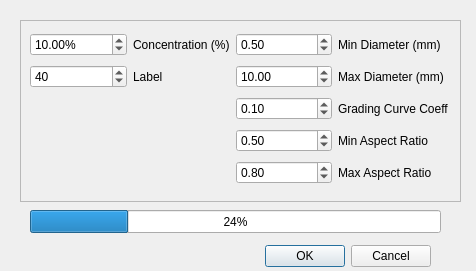
<?xml version="1.0" encoding="UTF-8"?>
<ui version="4.0">
 <class>twoPhaseModelDryCaseDialog</class>
 <widget class="QDialog" name="twoPhaseModelDryCaseDialog">
  <property name="geometry">
   <rect>
    <x>0</x>
    <y>0</y>
    <width>476</width>
    <height>271</height>
   </rect>
  </property>
  <property name="maximumSize">
   <size>
    <width>476</width>
    <height>271</height>
   </size>
  </property>
  <property name="windowTitle">
   <string>Two-Phase Model (Dry Case)</string>
  </property>
  <property name="locale">
   <locale language="English" country="UnitedStates"/>
  </property>
  <widget class="QDialogButtonBox" name="buttonBox">
   <property name="geometry">
    <rect>
     <x>90</x>
     <y>240</y>
     <width>341</width>
     <height>32</height>
    </rect>
   </property>
   <property name="orientation">
    <enum>Qt::Horizontal</enum>
   </property>
   <property name="standardButtons">
    <set>QDialogButtonBox::Cancel|QDialogButtonBox::Ok</set>
   </property>
  </widget>
  <widget class="QFrame" name="frame">
   <property name="geometry">
    <rect>
     <x>20</x>
     <y>20</y>
     <width>441</width>
     <height>182</height>
    </rect>
   </property>
   <property name="frameShape">
    <enum>QFrame::StyledPanel</enum>
   </property>
   <property name="frameShadow">
    <enum>QFrame::Sunken</enum>
   </property>
   <widget class="QWidget" name="gridLayoutWidget">
    <property name="geometry">
     <rect>
      <x>10</x>
      <y>10</y>
      <width>419</width>
      <height>162</height>
     </rect>
    </property>
    <layout class="QGridLayout" name="gridLayout">
     <item row="2" column="2">
      <widget class="QDoubleSpinBox" name="gradingDoubleSpinBox">
       <property name="minimum">
        <double>0.010000000000000</double>
       </property>
       <property name="maximum">
        <double>0.800000000000000</double>
       </property>
       <property name="singleStep">
        <double>0.200000000000000</double>
       </property>
       <property name="value">
        <double>0.100000000000000</double>
       </property>
      </widget>
     </item>
     <item row="2" column="3">
      <widget class="QLabel" name="label_5">
       <property name="text">
        <string>Grading Curve Coeff</string>
       </property>
      </widget>
     </item>
     <item row="1" column="3">
      <widget class="QLabel" name="label_4">
       <property name="text">
        <string>Max Diameter (mm)</string>
       </property>
      </widget>
     </item>
     <item row="1" column="0">
      <widget class="QSpinBox" name="labelSpinBox">
       <property name="maximum">
        <number>240</number>
       </property>
       <property name="singleStep">
        <number>40</number>
       </property>
       <property name="value">
        <number>40</number>
       </property>
      </widget>
     </item>
     <item row="3" column="2">
      <widget class="QDoubleSpinBox" name="minAspectRatioDoubleSpinBox">
       <property name="minimum">
        <double>0.200000000000000</double>
       </property>
       <property name="maximum">
        <double>1.000000000000000</double>
       </property>
       <property name="value">
        <double>0.500000000000000</double>
       </property>
      </widget>
     </item>
     <item row="0" column="2">
      <widget class="QDoubleSpinBox" name="minDiameterDoubleSpinBox">
       <property name="minimum">
        <double>0.200000000000000</double>
       </property>
       <property name="maximum">
        <double>20.000000000000000</double>
       </property>
       <property name="singleStep">
        <double>0.100000000000000</double>
       </property>
       <property name="value">
        <double>0.500000000000000</double>
       </property>
      </widget>
     </item>
     <item row="0" column="1">
      <widget class="QLabel" name="fractionLabel">
       <property name="text">
        <string>Concentration (%)</string>
       </property>
      </widget>
     </item>
     <item row="0" column="3">
      <widget class="QLabel" name="label_2">
       <property name="text">
        <string>Min Diameter (mm)</string>
       </property>
      </widget>
     </item>
     <item row="0" column="0">
      <widget class="QDoubleSpinBox" name="fractionDoubleSpinBox">
       <property name="suffix">
        <string>%</string>
       </property>
       <property name="minimum">
        <double>0.100000000000000</double>
       </property>
       <property name="maximum">
        <double>70.000000000000000</double>
       </property>
       <property name="value">
        <double>10.000000000000000</double>
       </property>
      </widget>
     </item>
     <item row="3" column="3">
      <widget class="QLabel" name="label_6">
       <property name="text">
        <string>Min Aspect Ratio</string>
       </property>
      </widget>
     </item>
     <item row="1" column="2">
      <widget class="QDoubleSpinBox" name="maxDiameterDoubleSpinBox">
       <property name="minimum">
        <double>0.020000000000000</double>
       </property>
       <property name="maximum">
        <double>20.000000000000000</double>
       </property>
       <property name="singleStep">
        <double>0.100000000000000</double>
       </property>
       <property name="value">
        <double>10.000000000000000</double>
       </property>
      </widget>
     </item>
     <item row="4" column="2">
      <widget class="QDoubleSpinBox" name="maxAspectRatioDoubleSpinBox">
       <property name="minimum">
        <double>0.300000000000000</double>
       </property>
       <property name="maximum">
        <double>1.000000000000000</double>
       </property>
       <property name="singleStep">
        <double>0.100000000000000</double>
       </property>
       <property name="value">
        <double>0.800000000000000</double>
       </property>
      </widget>
     </item>
     <item row="4" column="3">
      <widget class="QLabel" name="label_7">
       <property name="text">
        <string>Max Aspect Ratio</string>
       </property>
      </widget>
     </item>
     <item row="1" column="1">
      <widget class="QLabel" name="labelLabel">
       <property name="text">
        <string>Label</string>
       </property>
      </widget>
     </item>
    </layout>
   </widget>
  </widget>
  <widget class="QProgressBar" name="progressBar">
   <property name="geometry">
    <rect>
     <x>30</x>
     <y>210</y>
     <width>411</width>
     <height>23</height>
    </rect>
   </property>
   <property name="value">
    <number>24</number>
   </property>
  </widget>
 </widget>
 <resources/>
 <connections>
  <connection>
   <sender>buttonBox</sender>
   <signal>accepted()</signal>
   <receiver>twoPhaseModelDryCaseDialog</receiver>
   <slot>accept()</slot>
   <hints>
    <hint type="sourcelabel">
     <x>248</x>
     <y>254</y>
    </hint>
    <hint type="destinationlabel">
     <x>157</x>
     <y>274</y>
    </hint>
   </hints>
  </connection>
  <connection>
   <sender>buttonBox</sender>
   <signal>rejected()</signal>
   <receiver>twoPhaseModelDryCaseDialog</receiver>
   <slot>reject()</slot>
   <hints>
    <hint type="sourcelabel">
     <x>316</x>
     <y>260</y>
    </hint>
    <hint type="destinationlabel">
     <x>286</x>
     <y>274</y>
    </hint>
   </hints>
  </connection>
 </connections>
</ui>
